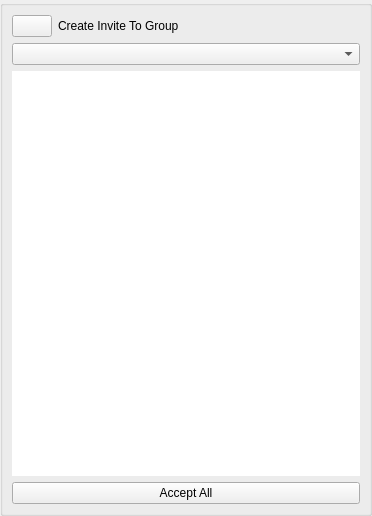
<?xml version="1.0" encoding="UTF-8"?>
<ui version="4.0">
 <class>AppletHostSelectUi</class>
 <widget class="QWidget" name="AppletHostSelectUi">
  <property name="windowModality">
   <enum>Qt::ApplicationModal</enum>
  </property>
  <property name="geometry">
   <rect>
    <x>0</x>
    <y>0</y>
    <width>372</width>
    <height>516</height>
   </rect>
  </property>
  <property name="sizePolicy">
   <sizepolicy hsizetype="Expanding" vsizetype="Expanding">
    <horstretch>0</horstretch>
    <verstretch>0</verstretch>
   </sizepolicy>
  </property>
  <property name="maximumSize">
   <size>
    <width>16777215</width>
    <height>16777215</height>
   </size>
  </property>
  <property name="windowTitle">
   <string notr="true">Offer List</string>
  </property>
  <property name="windowOpacity">
   <double>1.000000000000000</double>
  </property>
  <property name="toolTip">
   <string/>
  </property>
  <layout class="QVBoxLayout" name="verticalLayout">
   <property name="spacing">
    <number>0</number>
   </property>
   <property name="leftMargin">
    <number>0</number>
   </property>
   <property name="topMargin">
    <number>0</number>
   </property>
   <property name="rightMargin">
    <number>0</number>
   </property>
   <property name="bottomMargin">
    <number>0</number>
   </property>
   <item>
    <widget class="QGroupBox" name="StyledDlgItemsBox">
     <property name="sizePolicy">
      <sizepolicy hsizetype="Expanding" vsizetype="Expanding">
       <horstretch>0</horstretch>
       <verstretch>0</verstretch>
      </sizepolicy>
     </property>
     <property name="minimumSize">
      <size>
       <width>0</width>
       <height>0</height>
      </size>
     </property>
     <property name="title">
      <string/>
     </property>
     <layout class="QVBoxLayout" name="verticalLayout_2">
      <item>
       <layout class="QHBoxLayout" name="horizontalLayout">
        <item>
         <widget class="VxPushButton" name="m_CreateInviteButton">
          <property name="sizePolicy">
           <sizepolicy hsizetype="Preferred" vsizetype="Preferred">
            <horstretch>0</horstretch>
            <verstretch>0</verstretch>
           </sizepolicy>
          </property>
          <property name="text">
           <string/>
          </property>
         </widget>
        </item>
        <item>
         <widget class="QLabel" name="label">
          <property name="sizePolicy">
           <sizepolicy hsizetype="Expanding" vsizetype="Preferred">
            <horstretch>0</horstretch>
            <verstretch>0</verstretch>
           </sizepolicy>
          </property>
          <property name="text">
           <string>Create Invite To Group</string>
          </property>
         </widget>
        </item>
       </layout>
      </item>
      <item>
       <widget class="QComboBox" name="m_RequestStateComboBox"/>
      </item>
      <item>
       <widget class="HostJoinRequestListWidget" name="m_HostJoinRequestList">
        <property name="frameShape">
         <enum>QFrame::NoFrame</enum>
        </property>
        <property name="frameShadow">
         <enum>QFrame::Plain</enum>
        </property>
        <property name="lineWidth">
         <number>0</number>
        </property>
        <property name="iconSize">
         <size>
          <width>32</width>
          <height>32</height>
         </size>
        </property>
        <property name="verticalScrollMode">
         <enum>QAbstractItemView::ScrollPerPixel</enum>
        </property>
        <property name="resizeMode">
         <enum>QListView::Adjust</enum>
        </property>
        <property name="uniformItemSizes">
         <bool>true</bool>
        </property>
       </widget>
      </item>
      <item>
       <widget class="QPushButton" name="m_AcceptAllButton">
        <property name="text">
         <string>Accept All</string>
        </property>
       </widget>
      </item>
     </layout>
    </widget>
   </item>
  </layout>
 </widget>
 <customwidgets>
  <customwidget>
   <class>VxPushButton</class>
   <extends>QPushButton</extends>
   <header>VxPushButton.h</header>
  </customwidget>
  <customwidget>
   <class>HostJoinRequestListWidget</class>
   <extends>QListWidget</extends>
   <header>HostJoinRequestListWidget.h</header>
  </customwidget>
 </customwidgets>
 <resources/>
 <connections/>
</ui>
